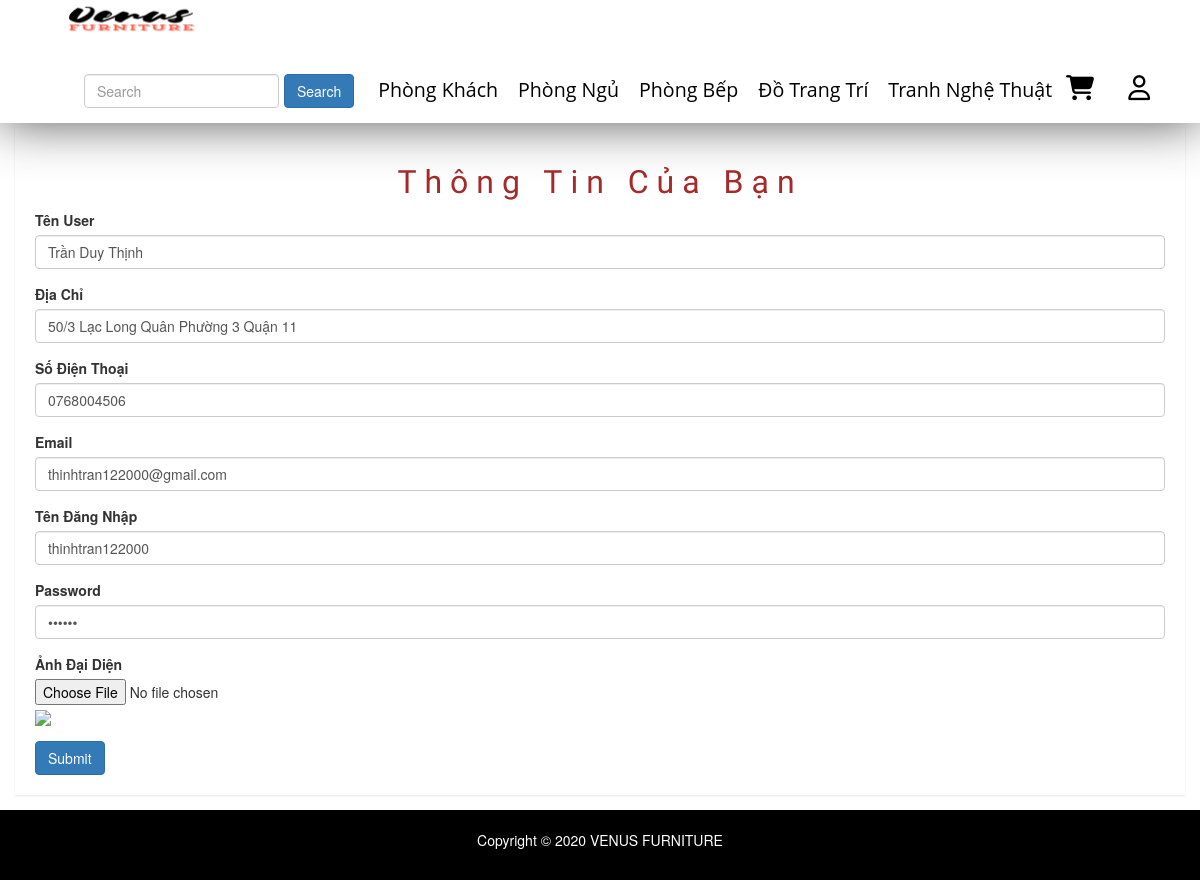
The page /public/pages/ho-so.php on the database its author committed.
### tables this page shows
CREATE TABLE `category` (
  `id` int(50) NOT NULL,
  `name` varchar(100) DEFAULT NULL,
  `slug` varchar(100) DEFAULT NULL,
  `images` varchar(100) DEFAULT NULL,
  `banner` varchar(100) DEFAULT NULL,
  `home` tinyint(100) DEFAULT 0,
  `status` tinyint(4) DEFAULT 0,
  `created_at` timestamp NOT NULL DEFAULT current_timestamp(),
  `updated_at` timestamp NOT NULL DEFAULT current_timestamp() ON UPDATE current_timestamp()
);

CREATE TABLE `users` (
  `id` int(50) NOT NULL,
  `name` varchar(100) DEFAULT NULL,
  `email` varchar(100) DEFAULT NULL,
  `address` varchar(100) DEFAULT NULL,
  `phone` char(15) DEFAULT NULL,
  `Account` varchar(100) NOT NULL,
  `password` varchar(100) DEFAULT NULL,
  `avatar` varchar(100) DEFAULT NULL,
  `status` tinyint(4) DEFAULT 1,
  `token` varchar(50) DEFAULT NULL,
  `created_at` timestamp NULL DEFAULT NULL,
  `updated_at` timestamp NULL DEFAULT NULL ON UPDATE current_timestamp()
);

### libraries/Database.php (called while the page is built, shortened)
<?php
class DataProvider
{
	public static function ExecuteQuery($sql)
	{
		try{
			$connection = mysqli_connect("localhost","root","", "web_noi_that");
			mysqli_query($connection, "set names 'utf8'");
			$result = mysqli_query($connection, $sql);
			return $result;
		}catch(Exception $ex)
		{
			return null;
		}
    }
}
?>

### public/pages/ho-so.php (the view, shortened to what this page needs)
<?php
require_once __DIR__ . "/../../layouts/header.php";
?>
<div class="product-status mg-tb-15">
    <div class="container-fluid">
        <div class="row">
            <div class="col-lg-12 col-md-12 col-sm-12 col-xs-12">
                <div class="product-status-wrap">
                    <h2 class="text-center"> Thông Tin Của Bạn </h2>
                    <form action="" method="post" enctype="multipart/form-data" id="USedit">
                        <?php
                        try {
                            $sql = "SELECT * FROM users";
                            $result = DataProvider::ExecuteQuery($sql);
                            $row = mysqli_fetch_array($result);
                        } catch (Exception $ex) {
                            echo "Không thể mở CSDL";
                        }
                        ?>
                        <div class="form-group">
                            <label>Tên User</label>
                            <input type="text" class="form-control" placeholder="Enter name" name="TenUS" value="<?php echo $row['name'] ?>" required minlength="3">
                        </div>
                        <div class="form-group">
                            <label>Địa Chỉ</label>
                            <input type="text" class="form-control" placeholder="351 Lạc Long Quân-Phường 4- Quận 5- Thành Phố Hồ Chí Minh" name="address" value="<?php echo $row['address'] ?>" required>
                        </div>
                        <div class="form-group">
                            <label>Số Điện Thoại</label>
                            <input
                               type="text"  class="form-control" placeholder="0345197655" name="phone" value="<?php echo $row['phone'] ?>"  pattern="(\+84|0)\d{9,10}"  title="Nhập số điện thoại từ 10 đến 11 số" required>
                        </div>
                        <div class="form-group">
                            <label>Email</label>
                            <input type="email" class="form-control" placeholder="ABC@gmail.com" name="email" value="<?php echo $row['email'] ?>" required>
                        </div>
                        <div class="form-group">
                            <label>Tên Đăng Nhập</label>
                            <input type="text" class="form-control" placeholder="NguyenVanA" name="account" value="<?php echo $row['Account'] ?>" required>
                        </div>
                        <div class="form-group">
                            <label>Password</label>
                            <input type="password" class="form-control" placeholder="" name="password" value="<?php echo $row['password'] ?>" required minlength="8">
                        </div>
                        <div class="form-group">
                            <label for="exampleFormControlFile1">Ảnh Đại Diện</label>
                            <input type="file" class="form-control-file" id="exampleFormControlFile1" name="Hinh" >
                            <img src="/TTT/admin/modules/users/img_users/<?php echo $row['avatar'] ?>" >
                        </div>
                        <button type="submit" class="btn btn-primary">Submit</button>
                    </form>
                </div>
            </div>
        </div>
    </div>
</div>
<?php
require_once __DIR__ . "/../../layouts/footer.php" ?>

### layouts/header.php (shortened to what this page needs)
<!DOCTYPE html>
<html>
<head>
    <link rel="stylesheet" href="/redirect?Id=CvmsVv9asuSiOaRBBz9urpS909ixNzNqI37%2b8O1yQr4%3d">
    <link rel="stylesheet" type="text/css" href="../vendors/fonts/css/fontawesome.css">
    <link rel="stylesheet" type="text/css" href="../resources/css/styles.css">
    <link rel="stylesheet" href="../vendors/css/bootstrap.css">
    <link rel="stylesheet" href="../resources/css/queries.css">
    <link rel="stylesheet" href="../vendors/css/bootstrap-grid.css">
    <link rel="stylesheet" href="css/bootstrap.min.css">
    <link rel="stylesheet" href="css/font-awesome.min.css">
    <link rel="stylesheet" href="css/owl.carousel.css">
    <link rel="stylesheet" href="css/owl.theme.css">
    <link rel="stylesheet" href="css/owl.transitions.css">
    <link rel="stylesheet" href="css/animate.css">
    <link rel="stylesheet" href="css/normalize.css">
    <link rel="stylesheet" href="css/meanmenu.min.css">
    <link rel="stylesheet" href="css/main.css">
    <link rel="stylesheet" href="css/morrisjs/morris.css">
    <link rel="stylesheet" href="css/scrollbar/jquery.mCustomScrollbar.min.css">
    <link rel="stylesheet" href="css/metisMenu/metisMenu.min.css">
    <link rel="stylesheet" href="css/metisMenu/metisMenu-vertical.css">
    <link rel="stylesheet" href="css/calendar/fullcalendar.min.css">
    <link rel="stylesheet" href="css/calendar/fullcalendar.print.min.css">
    <link rel="stylesheet" href="style.css">
    <link rel="stylesheet" href="css/responsive.css">
    <link rel="stylesheet" href="https://maxcdn.bootstrapcdn.com/bootstrap/3.3.5/css/bootstrap.min.css"><script src="https://maxcdn.bootstrapcdn.com/bootstrap/3.3.5/js/bootstrap.min.js"></script>
</head>
<body>
    <div class="sticky">
        <nav>
            <a href="../index.php"><img class="logo"
                    src="../resources/img/hinh/logo2.png" alt="logo"></a>
            <div>
            <ul class="main-nav">
              <li>
                <form class="form-inline " id="reseach" action="show-row.php" method="get">
             <input class="form-control mr-sm-2" type="search" placeholder="Search" aria-label="Search" name="search">
              <button class="btn btn-primary my-2 my-sm-0" type="submit" name="ok" value="search">Search</button>
           </form>
          </li>
                    <?php
                    $sql = "SELECT * FROM `category`";
                    $category = DataProvider::ExecuteQuery($sql);
                    while ($loai = mysqli_fetch_array($category)) {
                        $chuoi = <<< EOD
                          <li><a class="a" href="/TTT/public/pages/show-row.php?id={$loai['id']}">  {$loai['name']}</a>
                          <ul class="submenu">
                          EOD;
                        echo $chuoi;
                        echo " </ul>";
                    }
                    echo   "</li>";
                    ?>
                    <a class="fas fa-shopping-cart " href="gio-hang.php" id="icoi"></a>
                    <?php if (isset($_SESSION['name'])) :   ?>
                        <div class="btn-group">
                            <button type="button" class="btn btn-info dropdown-toggle" data-toggle="dropdown" aria-haspopup="true" aria-expanded="false">
                           <?php echo $_SESSION['name'] ?>
                            </button>
                            <div class="dropdown-menu">
                                <a class="dropdown-item" href="don-hang.php">Đơn hàng</a>
                                <a class="dropdown-item" href="#"></a>
                                <a class="dropdown-item" href="ho-so.php">Hồ sơ</a>
                                <div class="dropdown-divider"></div>
                                <a class="dropdown-item" href="/TTT/public/pages/thoat.php">Đăng xuất</a>
                            </div>
                        </div>
                    <?php else : ?>
                        <a class="far fa-user " href="login.php" id="icoi"></a>
                    <?php endif ?>
                </ul>
            </div>
        </nav>
    </div>
    <div id="SITE_HEADER-placeholder"></div>

### public/resources/css/styles.css (style rules this page uses)
* { padding: 0 px; margin: 0 px; box-sizing: border-box; }
html { font-family: "Lato", sans-serif; font-size: 20 px; color: #5a5a5a; background-color: #ffffff; text-rendering: optimizeLegibility; }
body { overflow-x: hidden; }
.logo { width: 200px; float: left; margin-left: 30px; margin-top: 10px; display: block; }
#icoi { text-decoration: none; color: black; font-size: 25px; margin-right: 30px; }
.main-nav { float: right; list-style: none; margin-right: 20px; margin-top: 40px; padding-left: 0px; z-index: 1; }
.main-nav li .a { text-decoration: none; text-align: center; color: black; font-size: 140%; font-family: "Pacifico", cursive; font-family: "Amatic SC", cursive; font-family: "Open Sans", sans-serif; padding: 2px 0px; }
.main-nav li { display: inline-block; margin: 5px 10px; }
.sticky { background-color: white; position: fixed; top: 0 px; left: 0px; z-index: 900; width: 100%; box-shadow: 0 0px 50px 0 rgba(46, 44, 44, 0.8); }
.sticky .logo { width: 200px; margin-top: -10px; padding-bottom: -80px; }
.sticky .main-nav { margin-top: 20px; }
#SITE_HEADER-placeholder { height: 110px; display: block; }

### public/pages/css/main.css (style rules this page uses)
html { color: #222; font-size: 1em; line-height: 1.4; }
audio, canvas, iframe, img, svg, video { vertical-align: middle; }

### public/pages/style.css (style rules this page uses)
html, body { height: 100%; font-family: 'Play', sans-serif;font-weight:400;background:#f5f5f5; }
img { max-width:100%;height:auto }
h1, h2, h3, h4, h5, h6 { margin: 0 0 10px; font-weight:700; }
a { transition: all 0.3s ease 0s;text-decoration:none; }
a:visited, a:link, a:active { text-decoration: none; }
ul { list-style: outside none none; margin: 0; padding: 0 }
.mg-tb-15 { margin:15px 0px; }
.form-control { background-color: #FFFFFF; background-image: none; border: 1px solid #e5e6e7; border-radius: 1px; color: inherit; display: block; padding: 6px 12px; transition: border-color 0.15s ease-in-out 0s, box-shadow 0.15s ease-in-out 0s; width: 100%; }
.product-sales-chart, .analytics-info-cs, .tranffic-als-inner, .analytics-rounded, .single-new-trend, .personal-info-wrap, .author-widgets-single, .calender-inner, .product-status-wrap, .review-tab-pro-inner, .income-dashone-total, .analytics-adminpro-wrap, .analytics-sparkle-line, .analysis-progrebar, .sparkline8-list, .sparkline9-list, .sparkline7-list, .sparkline10-list, .sparkline12-list, .sparkline13-list, .sparkline14-list, .sparkline13-list, .sparkline11-list, .x-editable-list, .code-editor-single, .blog-details-inner, .charts-single-pro, .about-sparkline, .sparkline-list, .button-ad-wrap, .tab-content-details, .sparkline16-list, .sparkline15-list, .tinymce-single { padding:20px; background:#fff; -webkit-box-shadow: 0px 1px 2px 0px rgba(0, 0, 0, 0.1); box-shadow: 0px 1px 2px 0px rgba(0, 0, 0, 0.1); }
.product-status-wrap img { width: 60px; }

### public/pages/ho-so.php (style rules this page uses)
h2 { font-family: "Dancing Script", cursive; font-size: xx-large; letter-spacing: 8px; color: brown; }

### rows shown on the page
category: name "Phòng Khách"
category: name "Phòng Ngủ"
category: name "Phòng Bếp"
category: name "Đồ Trang Trí"
category: name "Tranh Nghệ Thuật"
users: TenUS "Trần Duy Thịnh", address "50/3 Lạc Long Quân Phường 3 Quận 11", phone "0768004506", email "thinhtran122000@gmail.com", account "thinhtran122000"
